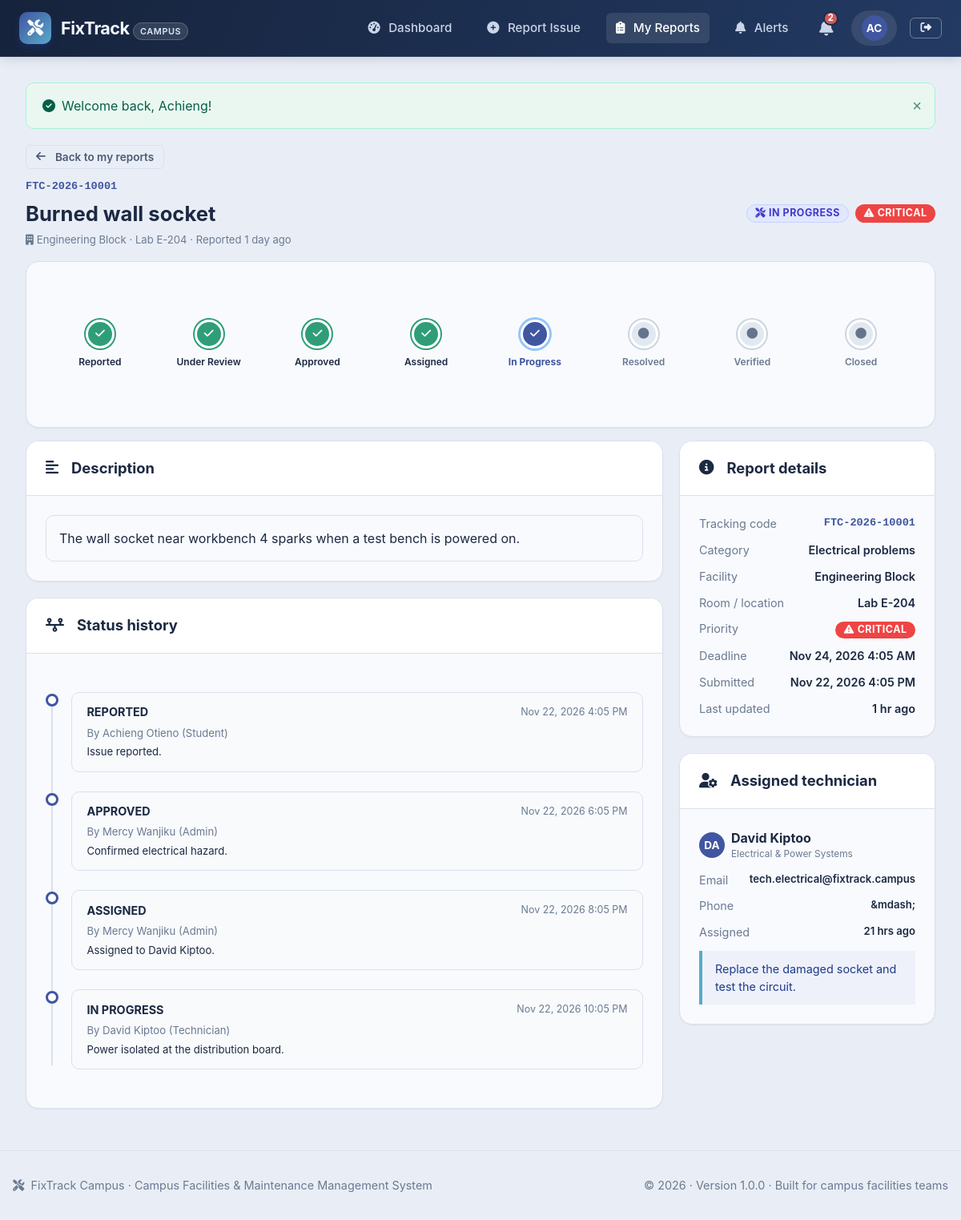
/student/report-view.php?id=1 (signed in), run on the app's committed database.
### tables this page shows
CREATE TABLE reports (
    id INT AUTO_INCREMENT PRIMARY KEY,
    tracking_code VARCHAR(30) NOT NULL UNIQUE,
    student_id INT NULL,                        
    guest_name VARCHAR(100) NULL,
    guest_email VARCHAR(150) NULL,
    guest_token VARCHAR(64) NULL UNIQUE,        
    is_guest TINYINT(1) NOT NULL DEFAULT 0,
    category_id INT NOT NULL,
    facility_id INT NOT NULL,
    room_number VARCHAR(100) NOT NULL,
    title VARCHAR(200) NOT NULL,
    description TEXT NOT NULL,
    priority ENUM('low', 'medium', 'high', 'critical') NOT NULL DEFAULT 'medium',
    status ENUM('REPORTED', 'UNDER REVIEW', 'APPROVED', 'ASSIGNED', 'IN PROGRESS',
                'RESOLVED', 'VERIFIED', 'CLOSED', 'REJECTED') NOT NULL DEFAULT 'REPORTED',
    deadline DATETIME NULL,
    rejection_reason TEXT NULL,
    resolved_at DATETIME NULL,
    verified_at DATETIME NULL,
    closed_at DATETIME NULL,
    created_at DATETIME NOT NULL DEFAULT CURRENT_TIMESTAMP,
    updated_at DATETIME NOT NULL DEFAULT CURRENT_TIMESTAMP ON UPDATE CURRENT_TIMESTAMP,
    CONSTRAINT fk_report_student FOREIGN KEY (student_id) REFERENCES users(id) ON DELETE CASCADE,
    CONSTRAINT fk_report_category FOREIGN KEY (category_id) REFERENCES categories(id) ON DELETE RESTRICT,
    CONSTRAINT fk_report_facility FOREIGN KEY (facility_id) REFERENCES facilities(id) ON DELETE RESTRICT,
    INDEX idx_report_tracking (tracking_code),
    INDEX idx_report_status (status),
    INDEX idx_report_priority (priority)
);

CREATE TABLE facilities (
    id INT AUTO_INCREMENT PRIMARY KEY,
    name VARCHAR(150) NOT NULL,
    building_code VARCHAR(30) NOT NULL UNIQUE,
    campus_zone VARCHAR(100) NOT NULL,
    description TEXT NULL,
    total_floors INT DEFAULT 1,
    is_active TINYINT(1) NOT NULL DEFAULT 1,
    created_at DATETIME NOT NULL DEFAULT CURRENT_TIMESTAMP
);

CREATE TABLE status_history (
    id INT AUTO_INCREMENT PRIMARY KEY,
    report_id INT NOT NULL,
    changed_by INT NOT NULL,
    old_status VARCHAR(50) NULL,
    new_status VARCHAR(50) NOT NULL,
    notes TEXT NULL,
    created_at DATETIME NOT NULL DEFAULT CURRENT_TIMESTAMP,
    CONSTRAINT fk_history_report FOREIGN KEY (report_id) REFERENCES reports(id) ON DELETE CASCADE,
    CONSTRAINT fk_history_user FOREIGN KEY (changed_by) REFERENCES users(id) ON DELETE CASCADE,
    INDEX idx_history_report (report_id)
);

CREATE TABLE users (
    id INT AUTO_INCREMENT PRIMARY KEY,
    full_name VARCHAR(100) NOT NULL,
    email VARCHAR(150) NOT NULL UNIQUE,
    password_hash VARCHAR(255) NOT NULL,
    role ENUM('student', 'admin', 'technician') NOT NULL DEFAULT 'student',
    phone VARCHAR(30) NULL,
    identifier VARCHAR(50) NULL,
    specialization VARCHAR(100) NULL,
    is_active TINYINT(1) NOT NULL DEFAULT 1,
    created_at DATETIME NOT NULL DEFAULT CURRENT_TIMESTAMP,
    updated_at DATETIME NOT NULL DEFAULT CURRENT_TIMESTAMP ON UPDATE CURRENT_TIMESTAMP,
    INDEX idx_user_role (role)
);

CREATE TABLE categories (
    id INT AUTO_INCREMENT PRIMARY KEY,
    name VARCHAR(100) NOT NULL,
    slug VARCHAR(100) NOT NULL UNIQUE,
    description TEXT NULL,
    icon VARCHAR(50) NOT NULL DEFAULT 'wrench',
    default_priority ENUM('low', 'medium', 'high', 'critical') DEFAULT 'medium',
    default_sla_hours INT DEFAULT 48,
    is_active TINYINT(1) DEFAULT 1,
    created_at DATETIME NOT NULL DEFAULT CURRENT_TIMESTAMP
);

CREATE TABLE assignments (
    id INT AUTO_INCREMENT PRIMARY KEY,
    report_id INT NOT NULL,
    technician_id INT NOT NULL,
    assigned_by INT NOT NULL,
    assignment_notes TEXT NULL,
    assigned_at DATETIME NOT NULL DEFAULT CURRENT_TIMESTAMP,
    completed_at DATETIME NULL,
    status ENUM('pending', 'in_progress', 'completed', 'reassigned') NOT NULL DEFAULT 'pending',
    CONSTRAINT fk_assign_report FOREIGN KEY (report_id) REFERENCES reports(id) ON DELETE CASCADE,
    CONSTRAINT fk_assign_tech FOREIGN KEY (technician_id) REFERENCES users(id) ON DELETE CASCADE,
    CONSTRAINT fk_assign_admin FOREIGN KEY (assigned_by) REFERENCES users(id) ON DELETE CASCADE,
    INDEX idx_assign_tech (technician_id)
);

### student/report-view.php (the view, shortened to what this page needs)
<?php
require_once __DIR__ . '/../includes/functions.php';
$pdo = get_db();
$id = (int)($_GET['id'] ?? 0);
$report = get_report($pdo, $id);
$history     = get_status_history($pdo, $id);
$assignment  = get_report_assignment($pdo, $id);
include __DIR__ . '/../includes/header.php';
?>
<div class="mb-4">
    <a href="<?= e(url('student/reports.php')) ?>" class="btn btn-outline btn-sm mb-3"><i class="fas fa-arrow-left mr-1"></i>Back to my reports</a>
    <div class="d-flex justify-between align-center" style="flex-wrap:wrap;gap:1rem">
        <div>
            <div class="tracking-code mb-1"><?= e($report['tracking_code']) ?></div>
            <h1 style="font-size:1.6rem"><?= e($report['title']) ?></h1>
            <div class="text-muted small mt-1">
                <i class="fas fa-building mr-1"></i><?= e($report['facility_name']) ?> &middot;
                <?= e($report['room_number']) ?> &middot;
                Reported <?= e(time_ago($report['created_at'])) ?>
            </div>
        </div>
        <div class="d-flex gap-2">
            <?= format_status_badge($report['status']) ?>
            <?= format_priority_badge($report['priority']) ?>
        </div>
    </div>
</div>
<div class="card mb-4"><div class="card-body">
    <?= workflow_stepper($report['status']) ?>
</div></div>
<div class="detail-grid">
    <div>
        <div class="card detail-panel">
            <div class="card-header"><h2 class="card-title"><i class="fas fa-align-left mr-2"></i>Description</h2></div>
            <div class="card-body"><div class="description-box"><?= e($report['description']) ?></div></div>
        </div>
        <div class="card detail-panel">
            <div class="card-header"><h2 class="card-title"><i class="fas fa-timeline mr-2"></i>Status history</h2></div>
            <div class="card-body">
                <div class="timeline">
                    <?php foreach ($history as $h): ?>
                        <div class="timeline-item">
                            <div class="timeline-point"></div>
                            <div class="timeline-content">
                                <div class="timeline-header">
                                    <span class="timeline-title"><?= e($h['new_status']) ?></span>
                                    <span class="timeline-time"><?= e(format_date($h['created_at'])) ?></span>
                                </div>
                                <div class="small text-muted">By <?= e($h['changed_by_name']) ?> (<?= e(humanize($h['changed_by_role'])) ?>)</div>
                                <?php if ($h['notes']): ?><div class="small mt-1"><?= e($h['notes']) ?></div><?php endif; ?>
                            </div>
                        </div>
                    <?php endforeach; ?>
                </div>
            </div>
        </div>
    </div>
    <aside>
        <div class="card detail-panel">
            <div class="card-header"><h2 class="card-title"><i class="fas fa-circle-info mr-2"></i>Report details</h2></div>
            <div class="card-body"><div class="meta-list">
                <div class="meta-item"><span class="meta-label">Tracking code</span><span class="meta-value tracking-code"><?= e($report['tracking_code']) ?></span></div>
                <div class="meta-item"><span class="meta-label">Category</span><span class="meta-value"><?= e($report['category_name']) ?></span></div>
                <div class="meta-item"><span class="meta-label">Facility</span><span class="meta-value"><?= e($report['facility_name']) ?></span></div>
                <div class="meta-item"><span class="meta-label">Room / location</span><span class="meta-value"><?= e($report['room_number']) ?></span></div>
                <div class="meta-item"><span class="meta-label">Priority</span><span class="meta-value"><?= format_priority_badge($report['priority']) ?></span></div>
                <div class="meta-item"><span class="meta-label">Deadline</span><span class="meta-value"><?= $report['deadline'] ? e(format_date($report['deadline'])) : '&mdash;' ?></span></div>
                <div class="meta-item"><span class="meta-label">Submitted</span><span class="meta-value"><?= e(format_date($report['created_at'])) ?></span></div>
                <div class="meta-item"><span class="meta-label">Last updated</span><span class="meta-value"><?= e(time_ago($report['updated_at'])) ?></span></div>
            </div></div>
        </div>
        <?php if ($assignment): ?>
        <div class="card detail-panel">
            <div class="card-header"><h2 class="card-title"><i class="fas fa-user-gear mr-2"></i>Assigned technician</h2></div>
            <div class="card-body">
                <div class="d-flex align-center gap-2 mb-3">
                    <span class="user-avatar"><?= e(strtoupper(mb_substr($assignment['technician_name'], 0, 2))) ?></span>
                    <div><strong><?= e($assignment['technician_name']) ?></strong><div class="x-small text-muted"><?= e($assignment['specialization'] ?? 'Maintenance technician') ?></div></div>
                </div>
                <div class="meta-list">
                    <div class="meta-item"><span class="meta-label">Email</span><span class="meta-value small text-break"><?= e($assignment['technician_email']) ?></span></div>
                    <div class="meta-item"><span class="meta-label">Phone</span><span class="meta-value small"><?= e($assignment['technician_phone'] ?? '&mdash;') ?></span></div>
                    <div class="meta-item"><span class="meta-label">Assigned</span><span class="meta-value small"><?= e(time_ago($assignment['assigned_at'])) ?></span></div>
                </div>
                <?php if ($assignment['assignment_notes']): ?>
                    <div class="info-note mt-3"><?= e($assignment['assignment_notes']) ?></div>
                <?php endif; ?>
            </div>
        </div>
        <?php endif; ?>
    </aside>
</div>
<?php include __DIR__ . '/../includes/footer.php'; ?>

### includes/functions.php (shortened to what this page needs)
<?php
function url(string $path = ''): string {
    return rtrim(BASE_URL, '/') . '/' . ltrim($path, '/');
}
function e(?string $value): string {
    return htmlspecialchars((string)($value ?? ''), ENT_QUOTES, 'UTF-8');
}
function format_status_badge(string $status): string {
    $colorClass = 'badge-secondary';
    $icon = 'info-circle';
    switch (strtoupper($status)) {
        case STATUS_IN_PROGRESS:
            $colorClass = 'badge-status-inprogress';
            $icon = 'tools';
            break;
    }
    return '<span class="badge ' . $colorClass . '"><i class="fas fa-' . $icon . ' mr-1"></i> ' . e($status) . '</span>';
}
function format_priority_badge(string $priority): string {
    $p = strtolower($priority);
    $colorClass = 'badge-secondary';
    $icon = 'flag';
    switch ($p) {
        case 'critical':
            $colorClass = 'badge-priority-critical';
            $icon = 'exclamation-triangle';
            break;
    }
    return '<span class="badge ' . $colorClass . '"><i class="fas fa-' . $icon . ' mr-1"></i> ' . ucfirst(e($priority)) . '</span>';
}
function time_ago(?string $datetime): string {
    $time = strtotime($datetime);
    $diff = time() - $time;
    if ($diff < 86400) {
        $h = floor($diff / 3600);
        return $h . ($h == 1 ? ' hr ago' : ' hrs ago');
    }
    $d = floor($diff / 86400);
    if ($d < 30) {
        return $d . ($d == 1 ? ' day ago' : ' days ago');
    }
    return date('M j, Y', $time);
}
function format_date(?string $datetime, string $format = 'M j, Y g:i A'): string {
    return date($format, strtotime($datetime));
}
function get_flash(string $type): ?string {
    $key = 'flash_' . $type;
    if (isset($_SESSION[$key])) {
        $msg = $_SESSION[$key];
        return $msg;
    }
    return null;
}
function render_flash_messages(): string {
    $html = '';
    $types = ['success' => 'check-circle', 'error' => 'exclamation-circle', 'warning' => 'exclamation-triangle', 'info' => 'info-circle'];
    foreach ($types as $type => $icon) {
        $msg = get_flash($type);
        if ($msg) {
            $alertClass = ($type === 'error') ? 'alert-danger' : 'alert-' . $type;
            $html .= '<div class="alert ' . $alertClass . ' alert-dismissible fade show" role="alert">
                <i class="fas fa-' . $icon . ' mr-2"></i> ' . e($msg) . '
                <button type="button" class="close-btn" onclick="this.parentElement.remove()" aria-label="Close">&times;</button>
            </div>';
        }
    }
    return $html;
}
function get_report(PDO $pdo, int $report_id): ?array {
    $stmt = $pdo->prepare("
        SELECT r.*,
               c.name AS category_name, c.slug AS category_slug, c.icon AS category_icon,
               f.name AS facility_name, f.building_code, f.campus_zone,
               COALESCE(u.full_name, r.guest_name) AS student_name,
               COALESCE(u.email, r.guest_email) AS student_email,
               COALESCE(u.phone, '') AS student_phone,
               COALESCE(u.identifier, '') AS student_identifier
        FROM reports r
        JOIN categories c ON c.id = r.category_id
        JOIN facilities f ON f.id = r.facility_id
        LEFT JOIN users u ON u.id = r.student_id
        WHERE r.id = ?
        LIMIT 1
    ");
    $stmt->execute([$report_id]);
    $row = $stmt->fetch();
    return $row ?: null;
}
function get_status_history(PDO $pdo, int $report_id): array {
    $stmt = $pdo->prepare("
        SELECT h.*, u.full_name AS changed_by_name, u.role AS changed_by_role
        FROM status_history h
        JOIN users u ON u.id = h.changed_by
        WHERE h.report_id = ?
        ORDER BY h.created_at ASC, h.id ASC
    ");
    $stmt->execute([$report_id]);
    return $stmt->fetchAll();
}
function get_report_assignment(PDO $pdo, int $report_id): ?array {
    $stmt = $pdo->prepare("
        SELECT a.*, u.full_name AS technician_name, u.email AS technician_email,
               u.phone AS technician_phone, u.specialization
        FROM assignments a
        JOIN users u ON u.id = a.technician_id
        WHERE a.report_id = ? AND a.status <> 'reassigned'
        ORDER BY a.assigned_at DESC
        LIMIT 1
    ");
    $stmt->execute([$report_id]);
    $row = $stmt->fetch();
    return $row ?: null;
}
function workflow_stepper(string $status): string {
    $current = WORKFLOW_STEPS[strtoupper($status)]['order'] ?? 1;
    $isRejected = strtoupper($status) === STATUS_REJECTED;
    $html = '<div class="workflow-stepper" role="list" aria-label="Issue progress">';
    foreach (WORKFLOW_STEPS as $key => $step) {
        if ($key === STATUS_REJECTED) continue;
        $classes = ['workflow-step'];
        if ($isRejected) {
            $classes[] = ($step['order'] === 1) ? 'rejected-node' : '';
        } elseif ($step['order'] < $current) {
            $classes[] = 'completed';
        } elseif ($step['order'] === $current) {
            $classes[] = 'active';
        }
        $html .= '<div role="listitem" class="' . trim(implode(' ', $classes)) . '">'
               . '<div class="step-node"><i class="fas fa-' . ($step['order'] <= $current && !$isRejected ? 'check' : 'circle') . '"></i></div>'
               . '<div class="step-title">' . e($step['label']) . '</div>'
               . '</div>';
    }
    return $html . '</div>';
}
function humanize(string $value): string {
    return ucwords(strtolower(str_replace('_', ' ', $value)));
}

### assets/css/pages.css (style rules this page uses)
.detail-grid { display: grid; grid-template-columns: minmax(0, 1fr) minmax(260px, 320px); gap: 1.25rem; align-items: start; }
.detail-panel { margin-bottom: 1.25rem; }
.meta-list { display: grid; gap: .7rem; }
.meta-item { display: flex; justify-content: space-between; gap: 1rem; font-size: .9rem; }
.meta-label { color: var(--text-muted); }
.meta-value { font-weight: 600; text-align: right; }
.description-box { background: var(--bg-page); border: 1px solid var(--border-color); border-radius: var(--radius-md); padding: 1rem; white-space: pre-wrap; word-break: break-word; }
.info-note { border-left: 4px solid var(--accent); background: var(--primary-light); padding: .75rem 1rem; font-size: .9rem; color: #1e3a8a; }
.tracking-code { font-family: ui-monospace, Menlo, monospace; font-size: .85rem; font-weight: 700; color: var(--primary); white-space: nowrap; }
.small { font-size: .82rem; }
.x-small { font-size: .74rem; }
.text-break { word-break: break-word; }
.mb-1 { margin-bottom: .25rem !important; }
.mt-1 { margin-top: .25rem !important; }
.card, .stat-card, .feature-card, .qr-card, .description-box, .form-control, .table, .dropzone-box, .pagination a, .pagination span, .demo-credentials code { background: var(--bg-card); }

### data on the page
reports: tracking_code "FTC-2026-10001", title "Burned wall socket", facility.name "Engineering Block", room_number "Lab E-204", created_at "1 day ago", status "IN PROGRESS", priority "CRITICAL CRITICAL", description "The wall socket near workbench 4 sparks when a test bench is powered on.", category.name "Electrical problems", deadline "Nov 24, 2026 4:05 AM", created_at "Nov 22, 2026 4:05 PM", updated_at "1 hr ago"
status_history: new_status "REPORTED", created_at "Nov 22, 2026 4:05 PM", changed_by.full_name "Achieng Otieno", changed_by.role "Student", notes "Issue reported."
status_history: new_status "APPROVED", created_at "Nov 22, 2026 6:05 PM", changed_by.full_name "Mercy Wanjiku", changed_by.role "Admin", notes "Confirmed electrical hazard."
status_history: new_status "ASSIGNED", created_at "Nov 22, 2026 8:05 PM", changed_by.full_name "Mercy Wanjiku", changed_by.role "Admin", notes "Assigned to David Kiptoo."
status_history: new_status "IN PROGRESS", created_at "Nov 22, 2026 10:05 PM", changed_by.full_name "David Kiptoo", changed_by.role "Technician", notes "Power isolated at the distribution board."
assignments: technician.full_name "DA", technician.full_name "David Kiptoo", technician.specialization "Electrical & Power Systems", technician.email "tech.electrical@fixtrack.campus", technician.phone "&mdash;", assigned_at "21 hrs ago", assignment_notes "Replace the damaged socket and test the circuit."

### other printed values
$link[0] "Dashboard"
$link[0] "Report Issue"
$link[0] "My Reports"
$link[0] "Alerts"
$unread "2"
mb_substr($user['name'], 0, 2) "AC"
$msg "Welcome back, Achieng!"
$step['label'] "Reported"
$step['label'] "Under Review"
$step['label'] "Approved"
$step['label'] "Assigned"
$step['label'] "In Progress"
$step['label'] "Resolved"
$step['label'] "Verified"
$step['label'] "Closed"
